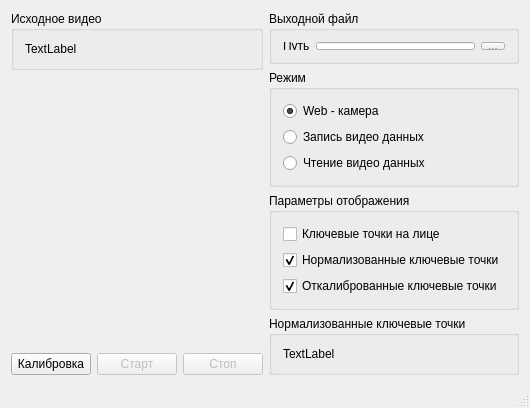
<?xml version="1.0" encoding="UTF-8"?>
<ui version="4.0">
 <class>RecordMimicryClass</class>
 <widget class="QMainWindow" name="RecordMimicryClass">
  <property name="geometry">
   <rect>
    <x>0</x>
    <y>0</y>
    <width>512</width>
    <height>372</height>
   </rect>
  </property>
  <property name="windowTitle">
   <string>Record Mimicry</string>
  </property>
  <widget class="QWidget" name="centralWidget">
   <layout class="QHBoxLayout" name="horizontalLayout_5">
    <item>
     <layout class="QVBoxLayout" name="verticalLayout_2">
      <item>
       <widget class="QGroupBox" name="groupBox_2">
        <property name="title">
         <string>Исходное видео</string>
        </property>
        <layout class="QHBoxLayout" name="horizontalLayout_2">
         <item>
          <widget class="QLabel" name="videoLabel">
           <property name="text">
            <string>TextLabel</string>
           </property>
          </widget>
         </item>
        </layout>
       </widget>
      </item>
      <item>
       <spacer name="verticalSpacer">
        <property name="orientation">
         <enum>Qt::Vertical</enum>
        </property>
        <property name="sizeHint" stdset="0">
         <size>
          <width>20</width>
          <height>40</height>
         </size>
        </property>
       </spacer>
      </item>
      <item>
       <layout class="QHBoxLayout" name="horizontalLayout_3">
        <item>
         <widget class="QPushButton" name="startCalibrationButton">
          <property name="text">
           <string>Калибровка</string>
          </property>
         </widget>
        </item>
        <item>
         <widget class="QPushButton" name="startRecordButton">
          <property name="enabled">
           <bool>false</bool>
          </property>
          <property name="text">
           <string>Старт</string>
          </property>
         </widget>
        </item>
        <item>
         <widget class="QPushButton" name="stopRecordButton">
          <property name="enabled">
           <bool>false</bool>
          </property>
          <property name="text">
           <string>Стоп</string>
          </property>
         </widget>
        </item>
       </layout>
      </item>
     </layout>
    </item>
    <item>
     <layout class="QVBoxLayout" name="verticalLayout_3">
      <item>
       <widget class="QGroupBox" name="groupBox_4">
        <property name="maximumSize">
         <size>
          <width>16777215</width>
          <height>53</height>
         </size>
        </property>
        <property name="title">
         <string>Выходной файл</string>
        </property>
        <layout class="QHBoxLayout" name="horizontalLayout_4">
         <item>
          <widget class="QLabel" name="label">
           <property name="text">
            <string>Путь</string>
           </property>
          </widget>
         </item>
         <item>
          <widget class="QLineEdit" name="outputFileEdit">
           <property name="readOnly">
            <bool>true</bool>
           </property>
          </widget>
         </item>
         <item>
          <widget class="QToolButton" name="outputFileButton">
           <property name="text">
            <string>...</string>
           </property>
          </widget>
         </item>
        </layout>
       </widget>
      </item>
      <item>
       <widget class="QGroupBox" name="groupBox_5">
        <property name="title">
         <string>Режим</string>
        </property>
        <layout class="QVBoxLayout" name="verticalLayout_4">
         <item>
          <widget class="QRadioButton" name="webcamButton">
           <property name="text">
            <string>Web - камера</string>
           </property>
           <property name="checked">
            <bool>true</bool>
           </property>
          </widget>
         </item>
         <item>
          <widget class="QRadioButton" name="writeVideoButton">
           <property name="text">
            <string>Запись видео данных</string>
           </property>
          </widget>
         </item>
         <item>
          <widget class="QRadioButton" name="readVideoButton">
           <property name="text">
            <string>Чтение видео данных</string>
           </property>
          </widget>
         </item>
        </layout>
       </widget>
      </item>
      <item>
       <widget class="QGroupBox" name="groupBox_3">
        <property name="title">
         <string>Параметры отображения</string>
        </property>
        <layout class="QVBoxLayout" name="verticalLayout">
         <item>
          <widget class="QCheckBox" name="faceKeyPointBox">
           <property name="text">
            <string>Ключевые точки на лице</string>
           </property>
          </widget>
         </item>
         <item>
          <widget class="QCheckBox" name="normalizedKeyPointBox">
           <property name="styleSheet">
            <string notr="true">;</string>
           </property>
           <property name="text">
            <string>Нормализованные ключевые точки</string>
           </property>
           <property name="icon">
            <iconset resource="recordmimicry.qrc">
             <normaloff>:/RecordMimicry/test.png</normaloff>:/RecordMimicry/test.png</iconset>
           </property>
           <property name="iconSize">
            <size>
             <width>10</width>
             <height>10</height>
            </size>
           </property>
           <property name="checked">
            <bool>true</bool>
           </property>
          </widget>
         </item>
         <item>
          <widget class="QCheckBox" name="calibrationKeyPointBox">
           <property name="styleSheet">
            <string notr="true"/>
           </property>
           <property name="text">
            <string>Откалиброванные ключевые точки</string>
           </property>
           <property name="icon">
            <iconset resource="recordmimicry.qrc">
             <normaloff>:/RecordMimicry/Vayu.jpg</normaloff>:/RecordMimicry/Vayu.jpg</iconset>
           </property>
           <property name="iconSize">
            <size>
             <width>10</width>
             <height>10</height>
            </size>
           </property>
           <property name="checked">
            <bool>true</bool>
           </property>
          </widget>
         </item>
        </layout>
       </widget>
      </item>
      <item>
       <widget class="QGroupBox" name="groupBox">
        <property name="title">
         <string>Нормализованные ключевые точки</string>
        </property>
        <layout class="QHBoxLayout" name="horizontalLayout">
         <item>
          <widget class="QLabel" name="normalizedPointsLabel">
           <property name="text">
            <string>TextLabel</string>
           </property>
          </widget>
         </item>
        </layout>
       </widget>
      </item>
     </layout>
    </item>
   </layout>
  </widget>
  <widget class="QMenuBar" name="menuBar">
   <property name="geometry">
    <rect>
     <x>0</x>
     <y>0</y>
     <width>512</width>
     <height>21</height>
    </rect>
   </property>
  </widget>
  <widget class="QStatusBar" name="statusBar"/>
 </widget>
 <layoutdefault spacing="6" margin="11"/>
 <resources>
  <include location="recordmimicry.qrc"/>
 </resources>
 <connections/>
</ui>
